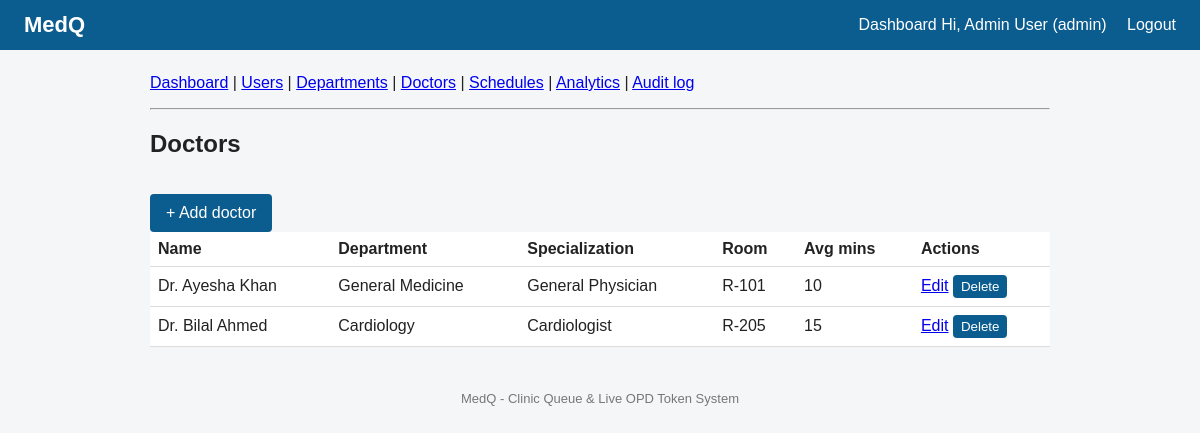
The app's page /backend/admin/doctors.php (signed in) with its own data.
### tables this page shows
CREATE TABLE doctors (
    doctor_id        INT UNSIGNED AUTO_INCREMENT PRIMARY KEY,
    user_id          INT UNSIGNED NOT NULL UNIQUE,
    dept_id          INT UNSIGNED NOT NULL,
    specialization   VARCHAR(100),
    room_no          VARCHAR(20),
    avg_consult_mins SMALLINT UNSIGNED NOT NULL DEFAULT 10,
    CONSTRAINT fk_doctor_user FOREIGN KEY (user_id)
        REFERENCES users(user_id) ON DELETE CASCADE ON UPDATE CASCADE,
    CONSTRAINT fk_doctor_dept FOREIGN KEY (dept_id)
        REFERENCES departments(dept_id) ON DELETE RESTRICT ON UPDATE CASCADE
);

CREATE TABLE users (
    user_id       INT UNSIGNED AUTO_INCREMENT PRIMARY KEY,
    name          VARCHAR(100) NOT NULL,
    email         VARCHAR(150) NOT NULL UNIQUE,
    phone         VARCHAR(20),
    password_hash VARCHAR(255) NOT NULL,
    role          ENUM('patient','doctor','receptionist','admin') NOT NULL DEFAULT 'patient',
    created_at    TIMESTAMP NOT NULL DEFAULT CURRENT_TIMESTAMP
);

CREATE TABLE departments (
    dept_id   INT UNSIGNED AUTO_INCREMENT PRIMARY KEY,
    dept_name VARCHAR(100) NOT NULL UNIQUE
);

### backend/includes/functions.php (called while the page is built, shortened)
<?php
function e($text) {
    return htmlspecialchars((string)$text, ENT_QUOTES, 'UTF-8');
}

### backend/admin/doctors.php (the view, shortened to what this page needs)
<?php
require_once '../includes/db.php';
$doctors = $pdo->query(
    'SELECT d.doctor_id, u.name, u.email, dep.dept_name, d.specialization, d.room_no, d.avg_consult_mins
       FROM doctors d
       JOIN users u ON u.user_id = d.user_id
       JOIN departments dep ON dep.dept_id = d.dept_id
      ORDER BY u.name'
)->fetchAll();
include '../includes/header.php';
include 'menu.php';
?>
<h2>Doctors</h2>
<a class="btn" href="doctor_form.php">+ Add doctor</a>
<table>
    <tr><th>Name</th><th>Department</th><th>Specialization</th><th>Room</th><th>Avg mins</th><th>Actions</th></tr>
    <?php foreach ($doctors as $d): ?>
        <tr>
            <td><?= e($d['name']) ?></td>
            <td><?= e($d['dept_name']) ?></td>
            <td><?= e($d['specialization']) ?></td>
            <td><?= e($d['room_no']) ?></td>
            <td><?= e($d['avg_consult_mins']) ?></td>
            <td>
                <a href="doctor_form.php?id=<?= e($d['doctor_id']) ?>">Edit</a>
                <form method="post" style="display:inline" onsubmit="return confirm('Delete this doctor?');">
                    <button type="submit" style="margin:0;padding:4px 8px">Delete</button>
                </form>
            </td>
        </tr>
    <?php endforeach; ?>
</table>
<?php include '../includes/footer.php'; ?>

### backend/css/styles.css (style rules this page uses)
body { font-family: Arial, sans-serif; margin: 0; background: #f4f6f8; color: #222; }
button, .btn { background: #0b5c8f; color: #fff; border: 0; padding: 10px 16px; margin-top: 16px; border-radius: 4px; cursor: pointer; text-decoration: none; display: inline-block; }
table { width: 100%; border-collapse: collapse; background: #fff; }
th, td { padding: 8px; border-bottom: 1px solid #ddd; text-align: left; }

### records on screen
doctors: user.name "Dr. Ayesha Khan", dept.dept_name "General Medicine", specialization "General Physician", room_no "R-101", avg_consult_mins "10"
doctors: user.name "Dr. Bilal Ahmed", dept.dept_name "Cardiology", specialization "Cardiologist", room_no "R-205", avg_consult_mins "15"

### other values on screen
$_SESSION['name'] "Admin User"
$_SESSION['role'] "admin"
